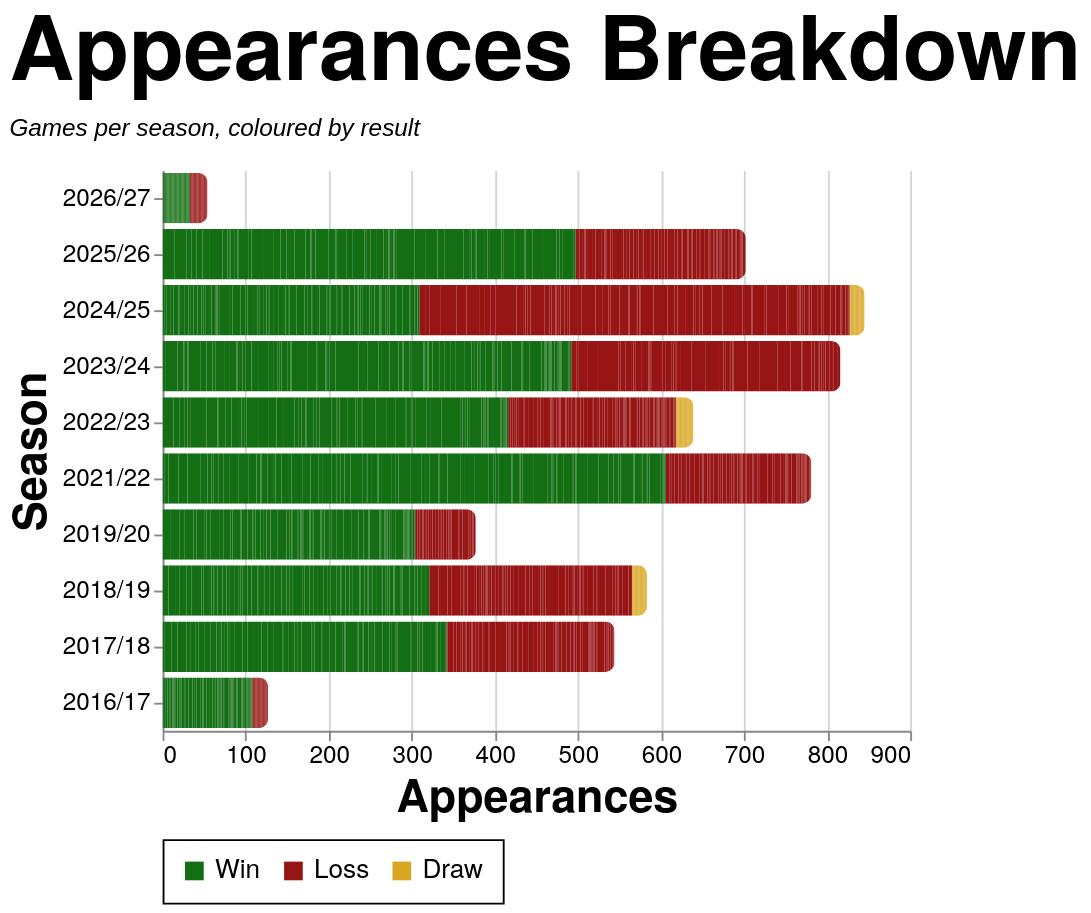

This figure's Vega-Lite source:
### Vega-Lite specification from a JSON file in a GitHub repository (floating-point values rounded to 4 significant figures; data arrays with more than 128 entries replaced by an {"elided": "..."} marker saying what was removed)
{"config": {"axis": {"labelFont": "PT Sans Narrow, Helvetica Neue, Helvetica, Arial, sans-serif", "titleFont": "PT Sans Narrow, Helvetica Neue, Helvetica, Arial, sans-serif", "labelFontSize": 13, "titleFontSize": 24, "gridColor": "#202947", "gridOpacity": 0.2, "zindex": 1}, "text": {"font": "Lato, sans-serif"}, "bar": {"cornerRadiusEnd": 5}, "header": {"labelFont": "PT Sans Narrow, Helvetica Neue, Helvetica, Arial, sans-serif", "titleFont": "PT Sans Narrow, Helvetica Neue, Helvetica, Arial, sans-serif", "labelFontSize": 24, "titleFontSize": 28, "labelFontWeight": "bold", "orient": "left"}, "legend": {"labelFont": "PT Sans Narrow, Helvetica Neue, Helvetica, Arial, sans-serif", "titleFont": "PT Sans Narrow, Helvetica Neue, Helvetica, Arial, sans-serif", "labelFontSize": 14, "titleFontSize": 16, "titlePadding": 5, "fillColor": "white", "strokeColor": "black", "padding": 10, "titleFontWeight": "lighter", "titleFontStyle": "italic", "titleColor": "gray", "offset": 10}, "title": {"font": "PT Sans Narrow, Helvetica Neue, Helvetica, Arial, sans-serif", "fontSize": 48, "fontWeight": "bold", "anchor": "start", "align": "center", "titlePadding": 20, "subtitlePadding": 10, "subtitleFontSize": 13, "subtitleColor": "", "subtitleFontStyle": "italic", "offset": 15, "color": "black"}, "axisX": {"labelAngle": 0}, "facet": {"title": null, "header": null, "align": {"row": "each", "column": "each"}, "spacing": 10}, "resolve": {"scale": {"y": "independent", "facet": "independent"}}, "background": "transparent", "scale": {"offsetBandPaddingOuter": 0.2, "offsetBandPaddingInner": 0.1}, "view": {"stroke": null, "background": "transparent"}}, "data": {"name": "data-daa502e569e6bf3faa79161039f1e50e"}, "mark": {"type": "bar"}, "encoding": {"color": {"field": "color_value", "legend": {"orient": "bottom", "title": null}, "scale": {"domain": ["Win", "Loss", "Draw"], "range": ["#146f14", "#981515", "goldenrod"]}, "sort": {"field": "sum(apps)", "op": "sum", "order": "descending"}, "type": "nominal"}, "tooltip": [{"field": "player", "title": "Player", "type": "nominal"}, {"field": "season", "title": "Season", "type": "nominal"}, {"field": "color_value", "title": "Group", "type": "nominal"}, {"aggregate": "sum", "field": "apps", "title": "Appearances", "type": "quantitative"}], "x": {"aggregate": "sum", "field": "apps", "title": "Appearances", "type": "quantitative"}, "y": {"field": "season", "sort": {"field": "season_sort", "op": "max", "order": "descending"}, "title": "Season", "type": "nominal"}}, "height": {"step": 30}, "title": {"text": "Appearances Breakdown", "subtitle": "Games per season, coloured by result"}, "width": 400, "$schema": "https://vega.github.io/schema/vega-lite/v5.20.1.json", "datasets": {"data-daa502e569e6bf3faa79161039f1e50e": {"elided": "2562 records"}}}
